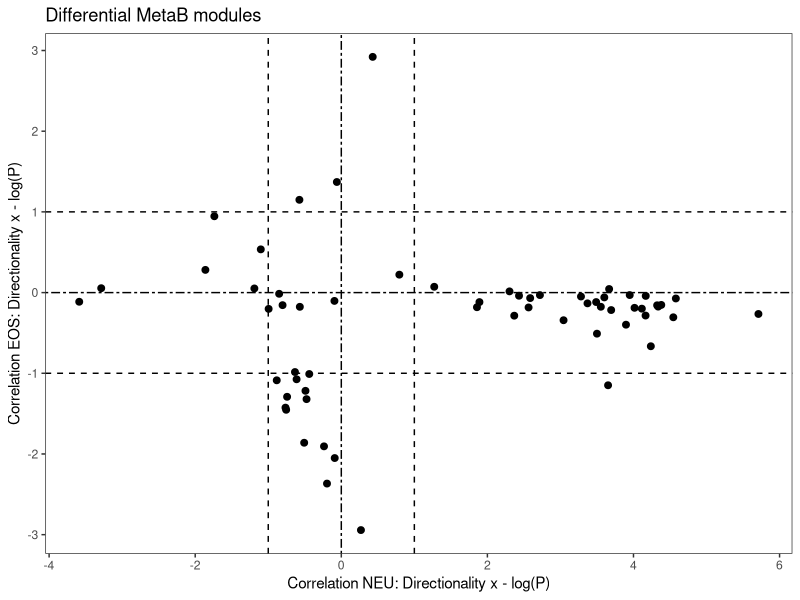
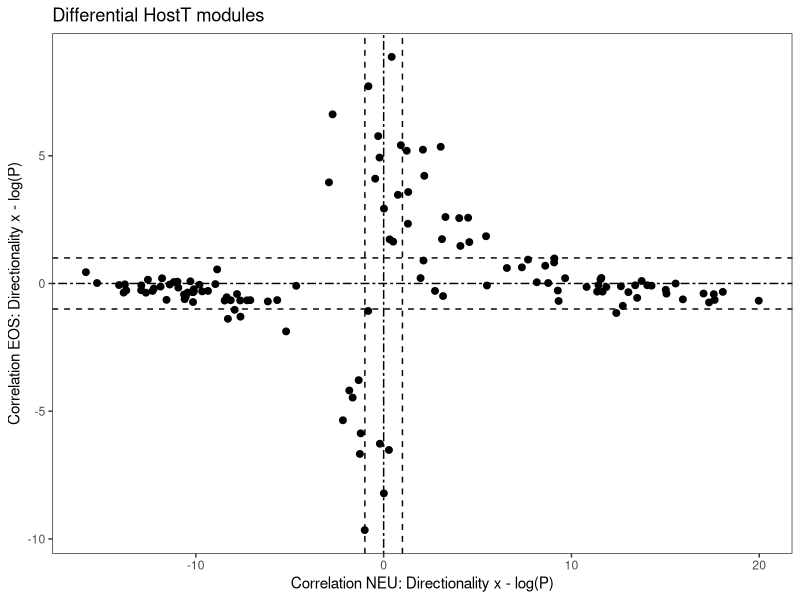
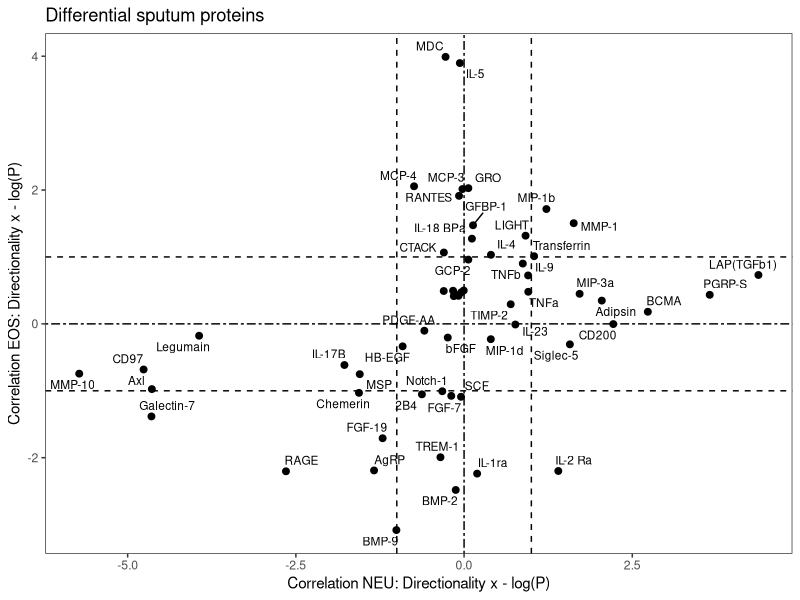

Reproduce these figures in R, in order. (Note: this script raises an error after producing the figures.)
library(readxl)
library(ggplot2)
library(ggrepel)

excel_sheets("Fig E3 data.xlsx")

# Figure E3a ------------------
dat <- read_excel("Fig E3 data.xlsx", sheet = "Metabolome")

FigE3a.metab <- ggplot(dat) +
  geom_point(aes(x=NEU, y=EOS), size=2)+
  theme_bw()+ theme(panel.grid = element_blank()) +
  geom_hline(yintercept = 0, linetype="twodash") +
  geom_hline(yintercept = 1, linetype="dashed") +
  geom_hline(yintercept = -1, linetype="dashed") +
  geom_vline(xintercept = -1, linetype="dashed") +
  geom_vline(xintercept = 0, linetype="twodash") +
  geom_vline(xintercept = 1, linetype="dashed") +
  xlab("Correlation NEU: Directionality x - log(P)")+
  ylab("Correlation EOS: Directionality x - log(P)")+
  ggtitle("Differential MetaB modules")
FigE3a.metab


# Figure E3b ------------------
dat <- read_excel("Fig E3 data.xlsx", sheet = "Transcriptome")

FigE3b.hostT <- ggplot(dat) +
  geom_point(aes(x=NEU, y=EOS), size=2)+
  theme_bw()+ theme(panel.grid = element_blank()) +
  geom_hline(yintercept = 0, linetype="twodash") +
  geom_hline(yintercept = 1, linetype="dashed") +
  geom_hline(yintercept = -1, linetype="dashed") +
  geom_vline(xintercept = -1, linetype="dashed") +
  geom_vline(xintercept = 0, linetype="twodash") +
  geom_vline(xintercept = 1, linetype="dashed") +
  xlab("Correlation NEU: Directionality x - log(P)")+
  ylab("Correlation EOS: Directionality x - log(P)")+
  ggtitle("Differential HostT modules")
FigE3b.hostT


# Figure E3c ------------------
dat <- read_excel("Fig E3 data.xlsx", sheet = "Sputum Proteome")

FigE3c.sputum <- ggplot(dat) +
  geom_point(aes(x=NEU, y=EOS), size=2)+
  geom_text_repel(aes(x=NEU,y=EOS, label = Label),size=3) +
  theme_bw()+ theme(panel.grid = element_blank()) +
  geom_hline(yintercept = 0, linetype="twodash") +
  geom_hline(yintercept = 1, linetype="dashed") +
  geom_hline(yintercept = -1, linetype="dashed") +
  geom_vline(xintercept = -1, linetype="dashed") +
  geom_vline(xintercept = 0, linetype="twodash") +
  geom_vline(xintercept = 1, linetype="dashed") +
  xlab("Correlation NEU: Directionality x - log(P)")+
  ylab("Correlation EOS: Directionality x - log(P)")+
  ggtitle("Differential sputum proteins")
FigE3c.sputum


# Figure E3d ------------------
dat <- read_excel("Fig E3 data.xlsx", sheet = "Serum Proteome")
colnames(dat)[1] <- "Label"

FigE3d.serum <- ggplot(dat) +
  geom_point(aes(x=NEU2, y=EOS), size=2)+
  geom_text_repel(aes(x=NEU2,y=EOS, label = Label),size=3) +
  theme_bw()+ theme(panel.grid = element_blank()) +
 # geom_hline(yintercept = 0, linetype="twodash") +
  geom_hline(yintercept = 1, linetype="dashed") +
  geom_hline(yintercept = -1, linetype="dashed") +
  geom_vline(xintercept = -1, linetype="dashed") +
 # geom_vline(xintercept = 0, linetype="twodash") +
  geom_vline(xintercept = 1, linetype="dashed") +
  xlab("Correlation NEU: Directionality x - log(P)")+
  ylab("Correlation EOS: Directionality x - log(P)")+
  ggtitle("Differential serum proteins")
FigE3d.serum

# integrate Figures
library(ggpubr)

FigE3 <- ggarrange(FigE3a.metab, FigE3b.hostT, FigE3c.sputum, FigE3d.serum)
  
